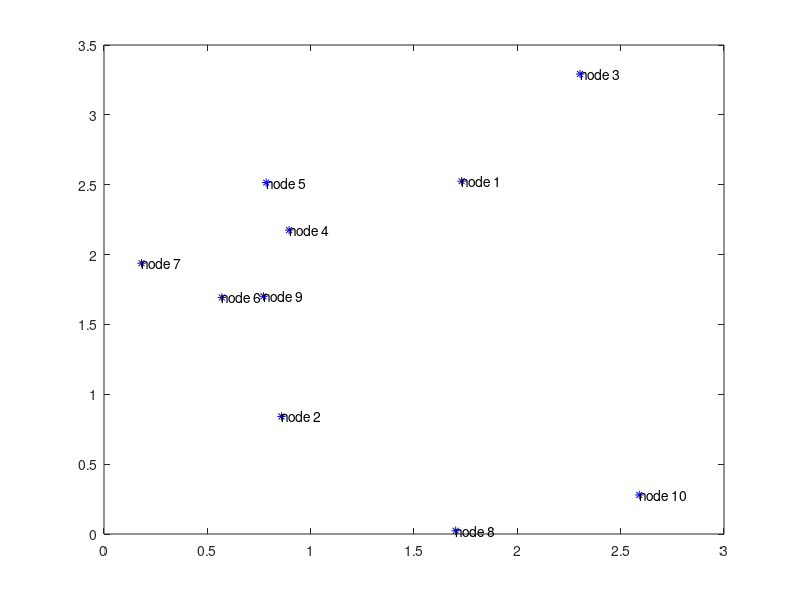

The MATLAB script that drew this image: (Note: this script raises an error after producing the figure.)
clc
clear all
close all
weight_design = 1;

N = 10;                 % number of agents
m = 2;                  % m = 2 for 2-D plane
q = sqrt(11)*rand(N,m); %initial positions uniformly in [0,4]^2 box

plot(q(:,1),q(:,2),'b*')
for i = 1:length(q)
   text(q(i,1), q(i,2), sprintf('node %d', i)); 
end
hold on

nei = {};
dt = 0.01;
endt = 2;
t = 0:dt:endt;
F1 = 50;
c_v = 0.01;
R = 1.6;
rs = R*ones(N,1);
q_bar = (1/N)*sum(q);

for i = 1:N
    V1(i) = ((norm(q(i,:)-q_bar).^2)+c_v)/(rs(i)^2);
    n1(i) = sqrt(V1(i))*(randn/10);                     % Guasssian noise N(0,V1(i)) 
    m1(i) = F1+n1(i);                                   % Initial measurement
    x1(i,1) = m1(i);
    nei{1,i} = N_i(i,q,rs(i));
    c1ww(i) =(2*c_v)/((rs(i)^2)*(length(nei{1,i})));    % c1ww
    c2ww(i) =c_v/(rs(i)^2);                             % c2ww
end

% Plot neighbor network.
for i = 1:N
    node_x = q(i,1);
    node_y = q(i,2);
    sprintf('node %d:', i);

    for j = 1:length(nei{1,i})
        nei_x = q(nei{1,i}(j),1);
        nei_y = q(nei{1,i}(j),2);
        line([node_x, nei_x], [node_y, nei_y]);
        
        hold on;
    end
end
hold off

err_thresh = 0.0001;
err = 100000;
cw1 = min(c1ww);
cw2 = min(c2ww);
if weight_design == 1
    cw = cw1;
else
    cw = cw2;
end

l=1;

while(err>=err_thresh) 
    if weight_design == 1
        w = weight_design1(cw, V1);                 % Using equation (16)
    else
        w = weight_design2(cw, V1, nei);            % Using equation (22)
    end
    
    x1(:,l+1) = update_x(x1(:,l), w);               % Using the equation (11)
    E(l+1) = update_E(m1,V1,w);                     % Estimate value
    EE(l+1) = max(x1(:,l+1))-E(l+1);                % Store err to check the max error.
    err = min(wkeep(EE, length(EE)-1, 'r'));
    
    l = l+1;
    disp(l);
end

% Plot values
figure; 
plot(1:10,E(:,l),'*',1:10,x1(:,1),'r');

consensus = x1 - E(l);
if weight_design == 1
    consensus = [consensus, zeros(N,100)];
else
    consensus = [consensus, zeros(N,10)];
end

% Plot consensus
figure;
for i = 1:N
    plot(consensus(i,:));
    hold on;
end

smallest_nei = 1;
highest_nei = 1;
for i = 1:N
    if length(nei{1,i}) < length(nei{1,smallest_nei})
        smallest_nei = i;
    end
    if length(nei{1,i}) > length(nei{1,highest_nei})
        highest_nei= i;
    end    
end

% Plot smallest and highest neighbor nodes convergence.
figure;
plot(consensus(smallest_nei,:));
hold on;
plot(consensus(highest_nei,:));
legend(sprintf('Smallest Neighbor (Node %d), %d Neighbors',smallest_nei,length(nei{1,smallest_nei})),...
    sprintf('Highest Neighbor (Node %d), %d Neighbors',highest_nei,length(nei{1,highest_nei})));